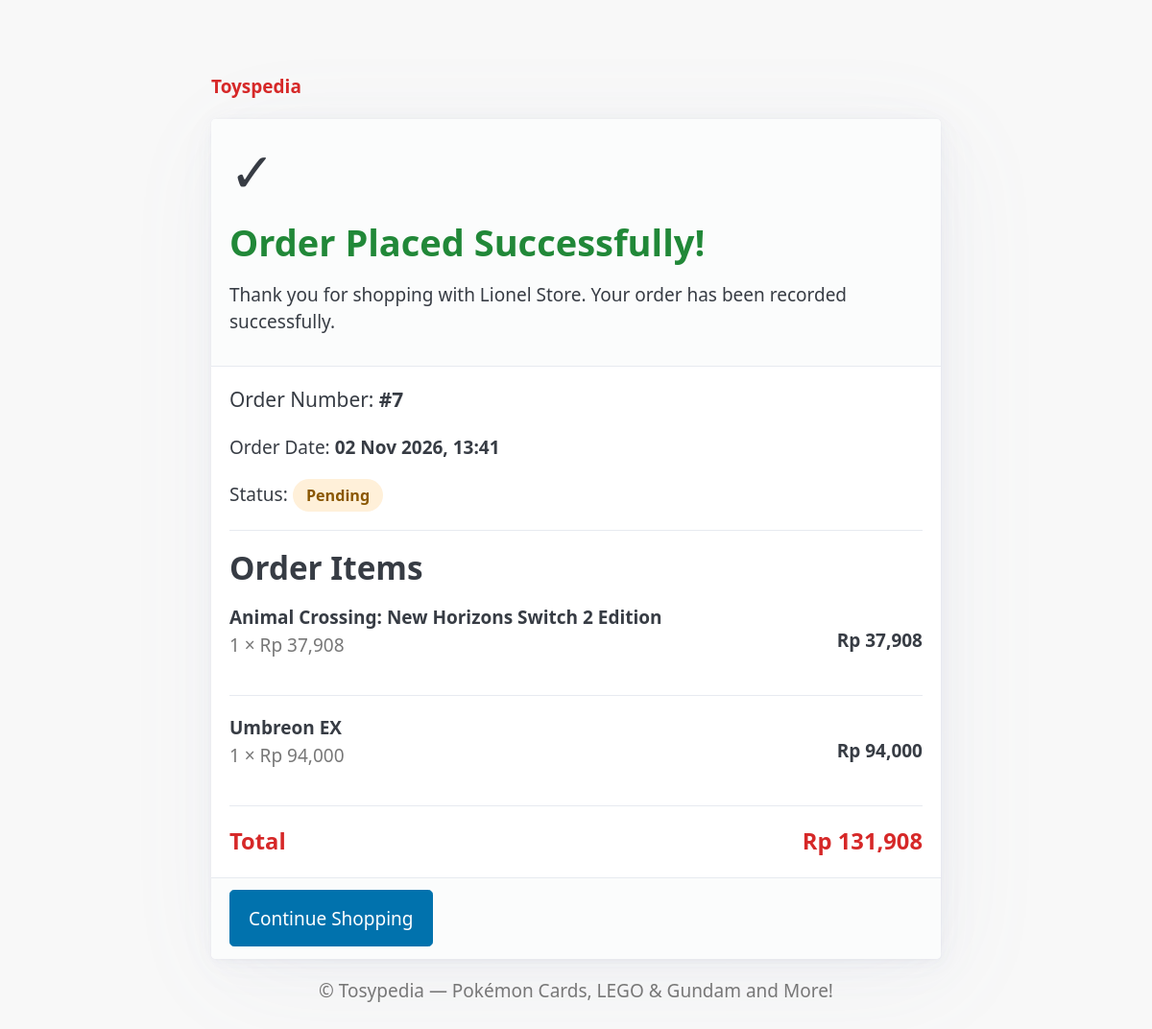
Screenshot of /products/orders/7/ (signed in) with the database file from the repository.
### store/models.py (models this page shows, shortened)
class Order(models.Model):
    STATUS_CHOICES = [
        ("PENDING", "Pending"),
        ("PROCESSING", "Processing"),
        ("SHIPPED", "Shipped"),
        ("COMPLETED", "Completed"),
        ("CANCELLED", "Cancelled"),
    ]
    user = models.ForeignKey(
        User,
        on_delete=models.PROTECT,
        related_name="orders",
    )
    status = models.CharField(
        max_length=20,
        choices=STATUS_CHOICES,
        default="PENDING",
    )
    total = models.DecimalField(
        max_digits=12,
        decimal_places=2,
        default=0,
    )
    created_at = models.DateTimeField(auto_now_add=True)

class OrderItem(models.Model):
    order = models.ForeignKey(
        Order,
        on_delete=models.CASCADE,
        related_name="items",
    )
    product = models.ForeignKey(
        Product,
        on_delete=models.PROTECT,
        related_name="order_items",
    )
    quantity = models.PositiveIntegerField()
    price = models.DecimalField(
        max_digits=12,
        decimal_places=2,
    )
    @property
    def subtotal(self):
        return self.price * self.quantity

class Product(models.Model):
    category = models.ForeignKey(
        Category,
        on_delete=models.CASCADE,
        related_name="products",
    )
    name = models.CharField(max_length=200)
    slug = models.SlugField(unique=True)
    description = models.TextField()
    price = models.DecimalField(
        max_digits=12,
        decimal_places=2,
    )
    stock = models.PositiveIntegerField(default=0)
    image = models.ImageField(upload_to="products/")
    embedding = models.JSONField(null=True, blank=True, editable=False)
    is_active = models.BooleanField(default=True)
    created_at = models.DateTimeField(auto_now_add=True)

### store/views.py (the view)
@login_required
def order_confirmation(request, order_id):
    order = get_object_or_404(
        Order.objects.prefetch_related("items__product"),
        pk=order_id,
        user=request.user,
    )
    return render(
        request,
        "store/order_confirmation.html",
        {"order": order},
    )

### templates/store/order_confirmation.html (shortened to what this page needs)
{% load humanize %}
<!DOCTYPE html>
<html lang="en" data-theme="light">
<head>
    <link
        rel="stylesheet"
        href="https://cdn.jsdelivr.net/npm/@picocss/pico@2/css/pico.min.css"
    >
</head>
<body>
    <main class="container">
        <nav>
            <ul>
                <li>
                    <strong style="color: #d62828;">
                        Toyspedia
                    </strong>
                </li>
            </ul>
        </nav>
        <article>
            <header>
                <div class="success-icon">✓</div>
                <h1 class="success-title">
                    Order Placed Successfully!
                </h1>
                <p>
                    Thank you for shopping with Lionel Store.
                    Your order has been recorded successfully.
                </p>
            </header>
            <section>
                <p class="order-number">
                    Order Number:
                    <strong>#{{ order.id }}</strong>
                </p>
                <p>
                    Order Date:
                    <strong>
                        {{ order.created_at|date:"d M Y, H:i" }}
                    </strong>
                </p>
                <p>
                    Status:
                    <span class="status">
                        {{ order.get_status_display }}
                    </span>
                </p>
            </section>
            <hr>
            <h2>Order Items</h2>
            {% for item in order.items.all %}
                <div class="order-item">
                    <div>
                        <strong>{{ item.product.name }}</strong>
                        <p class="muted">
                            {{ item.quantity }} ×
                            Rp {{ item.price|floatformat:0|intcomma }}
                        </p>
                    </div>
                    <strong>
                        Rp {{ item.subtotal|floatformat:0|intcomma }}
                    </strong>
                </div>
                <hr>
            {% empty %}
                <p class="muted">
                    No items found for this order.
                </p>
            {% endfor %}
            <div class="total-row">
                <span>Total</span>
                <span>
                    Rp {{ order.total|floatformat:0|intcomma }}
                </span>
            </div>
            <footer>
                <a href="{% url 'product_list' %}" role="button">
                    Continue Shopping
                </a>
            </footer>
        </article>
        <p class="muted" style="text-align: center;">
            © Tosypedia — Pokémon Cards, LEGO & Gundam and More!
        </p>
    </main>
</body>
</html>

### templates/store/order_confirmation.html (style rules this page uses)
:root { --pico-primary: #d62828; --pico-primary-background: #d62828; --pico-primary-border: #d62828; }
body { background-color: #f8f8f8; }
main.container { max-width: 760px; padding-top: 3rem; padding-bottom: 3rem; }
.success-icon { font-size: 3rem; margin-bottom: 0.5rem; }
.success-title { color: #218838; }
.order-number { font-size: 1.1rem; }
.order-item { display: flex; justify-content: space-between; align-items: center; gap: 1rem; }
.muted { color: #777; }
.total-row { display: flex; justify-content: space-between; gap: 1rem; font-size: 1.25rem; font-weight: 800; color: #d62828; }
.status { display: inline-block; padding: 0.25rem 0.75rem; border-radius: 999px; background-color: #fff0d9; color: #8a5700; font-size: 0.85rem; font-weight: 700; }

### rows the page displays
Order: id "7", created_at "02 Nov 2026, 13:41", status "Pending", total "131,908"
OrderItem: product.name "Animal Crossing: New Horizons Switch 2 Edition", quantity "1", price "37,908", subtotal "37,908"
OrderItem: product.name "Umbreon EX", quantity "1", price "94,000", subtotal "94,000"
